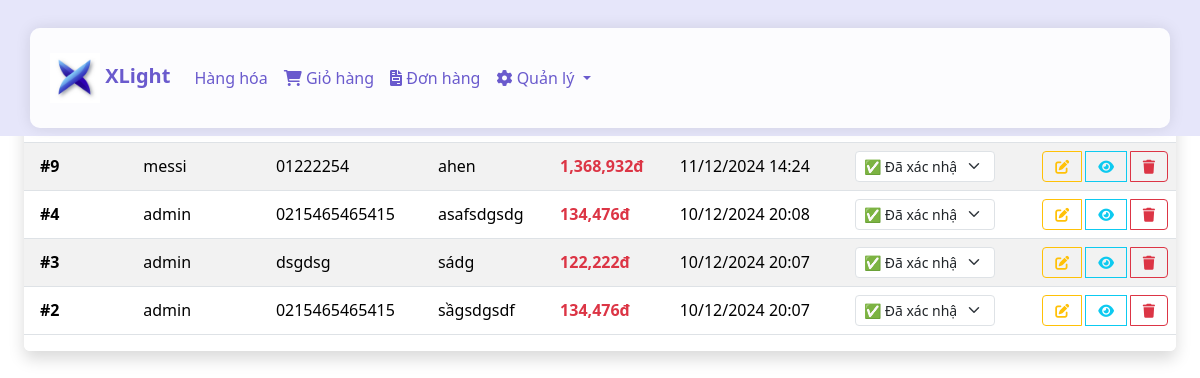
/admin/manage_orders.php (signed in), run on the app's committed database.
### tables this page shows
CREATE TABLE `orders` (
  `id` int(11) NOT NULL,
  `customer_name` varchar(255) NOT NULL,
  `phone` varchar(20) NOT NULL,
  `address` text NOT NULL,
  `total_amount` decimal(10,2) NOT NULL,
  `status` varchar(50) DEFAULT 'Đang xử lý',
  `created_at` datetime DEFAULT current_timestamp()
);

### admin/manage_orders.php (the view, shortened to what this page needs)
<?php
include '../config.php';
$sql = "SELECT * FROM orders ORDER BY created_at DESC";
$stmt = $conn->prepare($sql);
$stmt->execute();
$orders = $stmt->fetchAll();
?>
<!DOCTYPE html>
<html lang="vi">
<head>
    <link href="https://cdn.jsdelivr.net/npm/bootstrap@5.3.2/dist/css/bootstrap.min.css" rel="stylesheet">
    <link href="https://cdnjs.cloudflare.com/ajax/libs/font-awesome/6.0.0/css/all.min.css" rel="stylesheet">
</head>
<body>
    <nav class="navbar navbar-expand-lg navbar-light" style="background-color: #e6e6fa;">
        <div class="container">
            <a class="navbar-brand" href="../index.php">
                <img src="../images/logo.png" alt="XLight Logo" height="50">
                XLight
            </a>
            <div class="collapse navbar-collapse" id="navbarNav">
                <ul class="navbar-nav me-auto">
                    <li class="nav-item">
                        <a class="nav-link" href="../user/customer.php">Hàng hóa</a>
                    </li>
                    <?php if(isset($_SESSION['USER'])): ?>
                        <li class="nav-item">
                            <a class="nav-link" href="../user/cart.php">
                                <i class="fas fa-shopping-cart"></i> Giỏ hàng
                            </a>
                        </li>
                        <li class="nav-item">
                            <a class="nav-link" href="../user/donhang.php">
                                <i class="fas fa-file-invoice"></i> Đơn hàng
                            </a>
                        </li>
                        <?php if($_SESSION['USER']['role'] == 'admin'): ?>
                            <li class="nav-item dropdown">
                                <a class="nav-link dropdown-toggle" href="#" id="adminDropdown"
                                   role="button" data-bs-toggle="dropdown">
                                    <i class="fas fa-cog"></i> Quản lý
                                </a>
                            </li>
                        <?php endif; ?>
                    <?php endif; ?>
                </ul>
            </div>
        </div>
    </nav>
    <div class="container-fluid px-4 mt-4">
        <div class="card shadow">
            <div class="card-header bg-primary text-white py-3">
                <h4 class="mb-0">
                </h4>
            </div>
            <div class="card-body px-0">
                <div class="table-responsive">
                    <table class="table table-hover table-striped align-middle mb-0">
                        <thead class="bg-light">
                            <tr>
                                <th class="px-3">Mã đơn</th>
                                <th>Khách hàng</th>
                                <th>SĐT</th>
                                <th>Địa chỉ</th>
                                <th>Tổng tiền</th>
                                <th>Ngày đặt</th>
                                <th>Trạng thái</th>
                                <th class="text-center">Thao tác</th>
                            </tr>
                        </thead>
                        <tbody>
                            <?php foreach($orders as $order): ?>
                            <tr>
                                <td class="fw-bold px-3">#<?php echo $order['id']; ?></td>
                                <td><?php echo htmlspecialchars($order['customer_name']); ?></td>
                                <td><?php echo htmlspecialchars($order['phone']); ?></td>
                                <td class="text-truncate" style="max-width: 200px;">
                                    <?php echo htmlspecialchars($order['address']); ?>
                                </td>
                                <td class="fw-bold text-danger">
                                    <?php echo number_format($order['total_amount']); ?>đ
                                </td>
                                <td><?php echo date('d/m/Y H:i', strtotime($order['created_at'])); ?></td>
                                <td>
                                    <form method="POST" class="d-inline">
                                        <select name="status" class="form-select form-select-sm w-auto"
                                                onchange="this.form.submit()"
                                                style="max-width: 140px;">
                                            <option value="Đã xác nhận"
                                                <?php echo $order['status'] == 'Đã xác nhận' ? 'selected' : ''; ?>>
                                                ✅ Đã xác nhận
                                            </option>
                                        </select>
                                    </form>
                                </td>
                                <td>
                                    <div class="btn-group" role="group">
                                        <button class="btn btn-outline-warning btn-sm"
                                                data-bs-toggle="modal"
                                                data-bs-target="#editModal<?php echo $order['id']; ?>"
                                                title="Sửa đơn hàng">
                                            <i class="fas fa-edit"></i>
                                        </button>
                                        <button class="btn btn-outline-info btn-sm"
                                                data-bs-toggle="modal"
                                                data-bs-target="#detailModal<?php echo $order['id']; ?>"
                                                title="Xem chi tiết">
                                            <i class="fas fa-eye"></i>
                                        </button>
                                        <a href="?action=delete&id=<?php echo $order['id']; ?>"
                                           class="btn btn-outline-danger btn-sm"
                                           onclick="return confirm('Bạn có chắc muốn xóa đơn hàng này không?')"
                                           title="Xóa đơn hàng">
                                            <i class="fas fa-trash"></i>
                                        </a>
                                    </div>
                                </td>
                            </tr>
                            <?php endforeach; ?>
                        </tbody>
                    </table>
                </div>
            </div>
        </div>
    </div>
</body>
</html>

### admin/manage_orders.php (style rules this page uses)
.table-responsive { overflow-x: auto; -webkit-overflow-scrolling: touch; }
.table td, .table th { white-space: nowrap; vertical-align: middle; }
.table td:nth-child(4) { max-width: 200px; overflow: hidden; text-overflow: ellipsis; white-space: nowrap; }
.btn-group { display: flex; gap: 0.25rem; }
.navbar { background: #e6e6fa !important; position: fixed; top: 0; left: 0; right: 0; z-index: 1050; }
.navbar-brand { font-weight: bold; color: #6a5acd !important; }
.nav-link { color: #6a5acd !important; font-weight: 500; transition: all 0.3s ease; }
.card { background: rgba(255, 255, 255, 0.95); backdrop-filter: blur(5px); border: none; box-shadow: 0 2px 5px rgba(0,0,0,0.1); }
.container { background: rgba(255, 255, 255, 0.9); padding: 20px; border-radius: 10px; margin-top: 20px; box-shadow: 0 0 15px rgba(0,0,0,0.1); }

### data on the page
orders: id "9", customer_name "messi", phone "01222254", address "ahen", total_amount "1,368,932", created_at "11/12/2024 14:24", status "✅ Đã xác nhận"
orders: id "4", customer_name "admin", phone "0215465465415", address "asafsdgsdg", total_amount "134,476", created_at "10/12/2024 20:08", status "✅ Đã xác nhận"
orders: id "3", customer_name "admin", phone "dsgdsg", address "sádg", total_amount "122,222", created_at "10/12/2024 20:07", status "✅ Đã xác nhận"
orders: id "2", customer_name "admin", phone "0215465465415", address "sầgsdgsdf", total_amount "134,476", created_at "10/12/2024 20:07", status "✅ Đã xác nhận"
